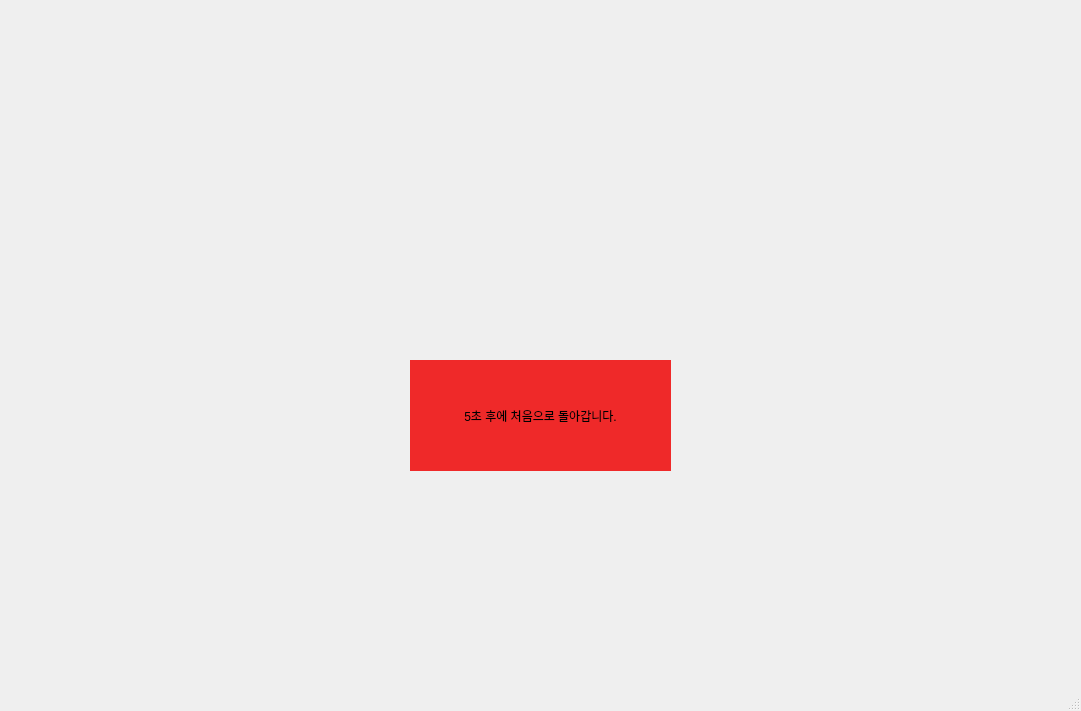
<?xml version="1.0" encoding="UTF-8"?>
<ui version="4.0">
 <class>gameoverWindow</class>
 <widget class="QMainWindow" name="gameoverWindow">
  <property name="geometry">
   <rect>
    <x>0</x>
    <y>0</y>
    <width>1081</width>
    <height>711</height>
   </rect>
  </property>
  <property name="windowTitle">
   <string>게임오버</string>
  </property>
  <widget class="QWidget" name="centralwidget">
   <widget class="QLabel" name="gameoverLabel">
    <property name="geometry">
     <rect>
      <x>40</x>
      <y>50</y>
      <width>991</width>
      <height>511</height>
     </rect>
    </property>
    <property name="text">
     <string/>
    </property>
    <property name="pixmap">
     <pixmap>게임오버.jpg</pixmap>
    </property>
    <property name="scaledContents">
     <bool>true</bool>
    </property>
   </widget>
   <widget class="QPushButton" name="restartPushButton">
    <property name="geometry">
     <rect>
      <x>420</x>
      <y>360</y>
      <width>231</width>
      <height>111</height>
     </rect>
    </property>
    <property name="styleSheet">
     <string notr="true">background-color: qlineargradient(spread:pad, x1:0, y1:0, x2:1, y2:0, stop:0 rgba(0, 0, 0, 255), stop:1 rgba(255, 255, 255, 255));
background-color: rgb(239, 41, 41);</string>
    </property>
    <property name="text">
     <string>5 초 후 처음으로 돌아갑니다.</string>
    </property>
   </widget>
   <widget class="QLabel" name="restartlabel">
    <property name="geometry">
     <rect>
      <x>410</x>
      <y>360</y>
      <width>261</width>
      <height>111</height>
     </rect>
    </property>
    <property name="styleSheet">
     <string notr="true">background-color: rgb(239, 41, 41);</string>
    </property>
    <property name="text">
     <string>5초 후에 처음으로 돌아갑니다.</string>
    </property>
    <property name="alignment">
     <set>Qt::AlignCenter</set>
    </property>
   </widget>
   <zorder>restartPushButton</zorder>
   <zorder>gameoverLabel</zorder>
   <zorder>restartlabel</zorder>
  </widget>
  <widget class="QMenuBar" name="menubar">
   <property name="geometry">
    <rect>
     <x>0</x>
     <y>0</y>
     <width>1081</width>
     <height>28</height>
    </rect>
   </property>
  </widget>
  <widget class="QStatusBar" name="statusbar"/>
 </widget>
 <resources/>
 <connections/>
</ui>
